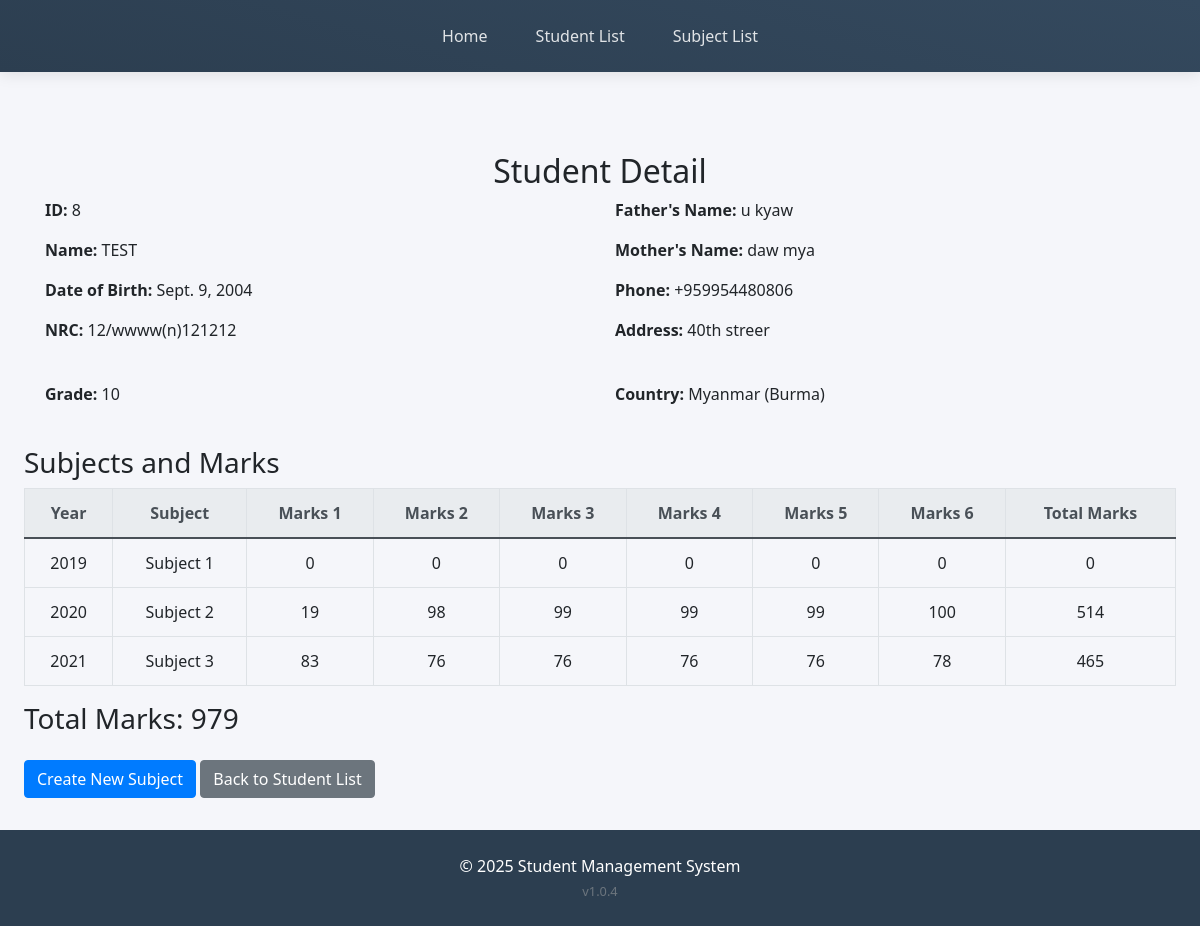
/management/students/8/, run on an earlier commit of the app's database.
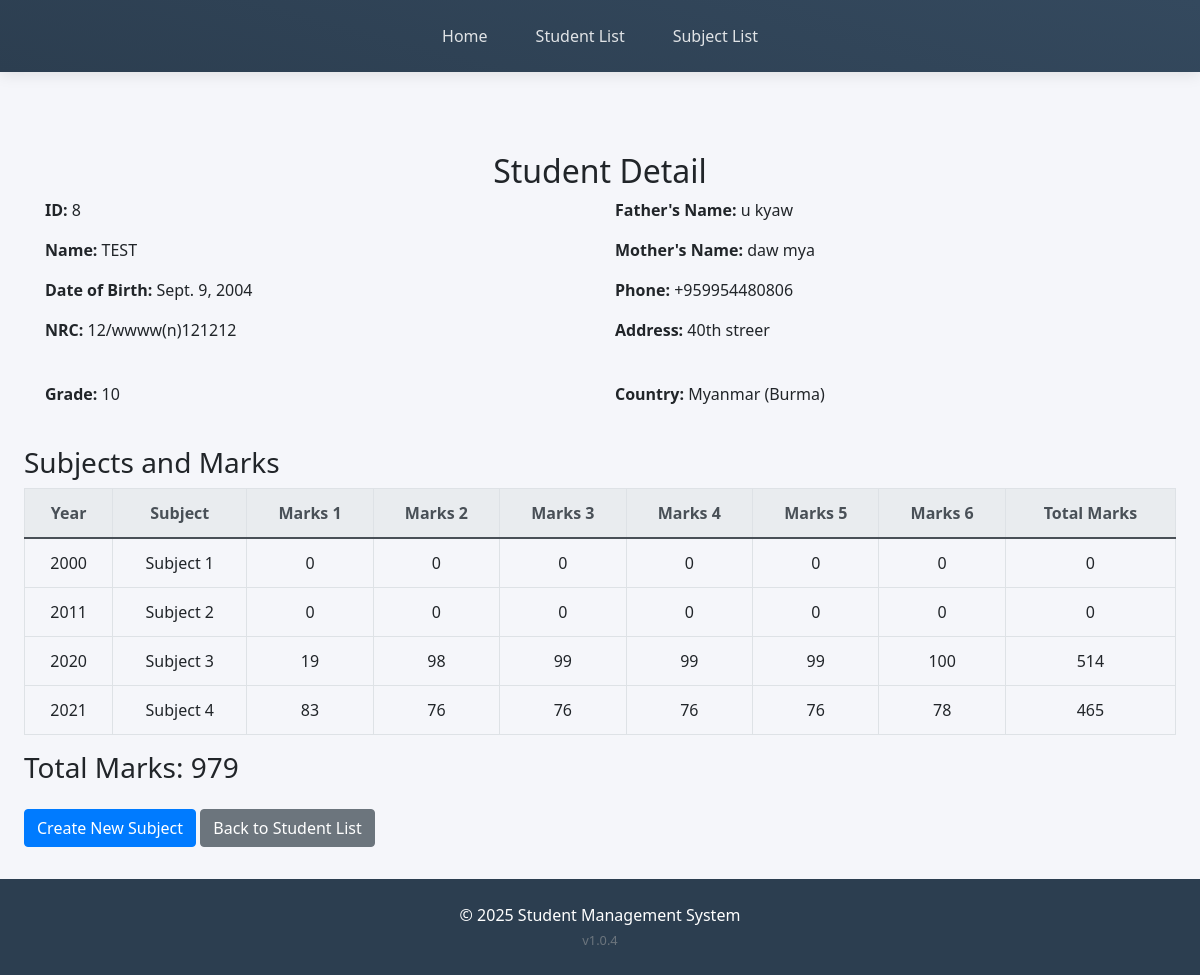
And on a later commit of the database.
### student_app/models.py (models this page shows, shortened)
class Subject(models.Model):
    student = models.ForeignKey(Student, on_delete=models.CASCADE)
    year = models.IntegerField()
    subject1_marks = models.FloatField()
    subject2_marks = models.FloatField()
    subject3_marks = models.FloatField()
    subject4_marks = models.FloatField()
    subject5_marks = models.FloatField()
    subject6_marks = models.FloatField()
    @property
    def total_marks(self):
        return self.subject1_marks + self.subject2_marks + self.subject3_marks + self.subject4_marks + self.subject5_marks + self.subject6_marks

### student_app/views.py (the view)
# urls.py: path('students/<int:student_id>/', views.student_detail, name='student_detail'),  # New detail view
def student_detail(request, student_id):
    student = get_object_or_404(Student, id=student_id)
    subjects = Subject.objects.filter(student=student) .order_by('year')  # Fetch subjects for this student
    total_marks = 0
    for subject in subjects:
        total_marks += (subject.subject1_marks + subject.subject2_marks +
                        subject.subject3_marks + subject.subject4_marks +
                        subject.subject5_marks + subject.subject6_marks)
    return render(request, 'student/student_detail.html', {'student': student, 'subjects': subjects, 'total_marks': total_marks})

### templates/student/student_detail.html (shortened to what this page needs)
{% extends 'base.html' %}
{% block content %}
<div class="container mt-5">
    <h2 class="text-center">Student Detail</h2>
    <div class="row mb-4">
        <div class="col-md-6">
            <p><strong>ID:</strong> {{ student.id }}</p>
            <p><strong>Name:</strong> {{ student.name }}</p>
            <p><strong>Date of Birth:</strong> {{ student.dob }}</p>
            <p><strong>NRC:</strong> {{ student.nrc }}</p>
        </div>
        <div class="col-md-6">
            <p><strong>Father's Name:</strong> {{ student.father_name }}</p>
            <p><strong>Mother's Name:</strong> {{ student.mother_name }}</p>
            <p><strong>Phone:</strong> {{ student.phone }}</p>
            <p><strong>Address:</strong> {{ student.address }}</p>
        </div>
    </div>
    <div class="row mb-4">
        <div class="col-md-6">
            <p><strong>Grade:</strong> {{ student.grade }}</p>
        </div>
        <div class="col-md-6">
            <p><strong>Country:</strong> {{ student.country }}</p>
        </div>
    </div>
    </div>
  <h3>Subjects and Marks</h3>
  <table class="table table-bordered">
      <thead class="thead-light">
          <tr style="text-align: center;">
              <th>Year</th>
              <th>Subject</th>
              <th>Marks 1</th>
              <th>Marks 2</th>
              <th>Marks 3</th>
              <th>Marks 4</th>
              <th>Marks 5</th>
              <th>Marks 6</th>
              <th>Total Marks</th>
          </tr>
      </thead>
      <tbody>
          {% for subject in subjects %}
          <tr style="text-align: center;">
                  <td>{{ subject.year }}</td>
                  <td>Subject {{ forloop.counter }}</td>
                  <td>{{ subject.subject1_marks|floatformat:0  }}</td>
                  <td>{{ subject.subject2_marks|floatformat:0  }}</td>
                  <td>{{ subject.subject3_marks|floatformat:0  }}</td>
                  <td>{{ subject.subject4_marks|floatformat:0  }}</td>
                  <td>{{ subject.subject5_marks|floatformat:0  }}</td>
                  <td>{{ subject.subject6_marks|floatformat:0  }}</td>
                  <td>{{ subject.total_marks|floatformat:0  }}</td>
              </tr>
          {% endfor %}
      </tbody>
  </table>
  <h3>Total Marks: {{ total_marks|floatformat:0  }}</h3>
  <div class="mt-4">
      <a class="btn btn-primary" href="{% url 'create_subject' %}">Create New Subject</a>
      <a class="btn btn-secondary" href="{% url 'student_list' %}">Back to Student List</a>
  </div>
</div>
{% endblock %}

What changed in the data, as far as the page shows it:
added Subject: year "2000", subject1_marks "0", subject2_marks "0", subject3_marks "0", subject4_marks "0", subject5_marks "0", subject6_marks "0", total_marks "0"
changed Subject (number 2 of 4 on the later page): year "2019" → "2011"
